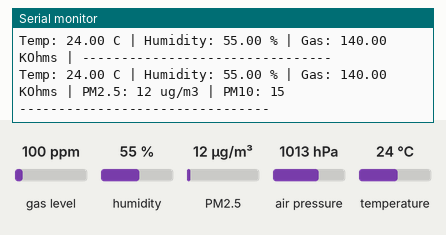
A sketch run on a simulated Arduino Uno, built with avr-gcc and run on an emulated ATmega328P. Parts: the last lines printed to the serial monitor. Inputs (shaded band) come from the test bench; at power-on: gas level 100 ppm, humidity 55 %, PM2.5 12 µg/m³, temperature 24 °C, air pressure 1013 hPa.

Above: at 4.1 s.
4.2 s: gas level set to 20 ppm
At 6.61 s:
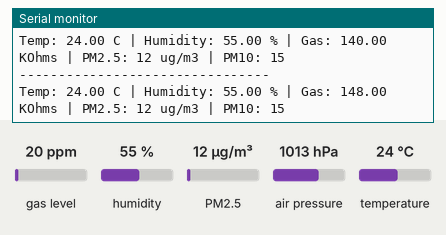
8.3 s: humidity set to 22 %
At 10.6 s:
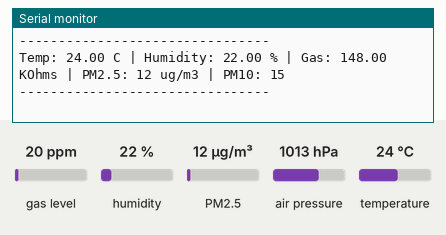
12.4 s: PM2.5 set to 6 µg/m³
At 14.5 s:
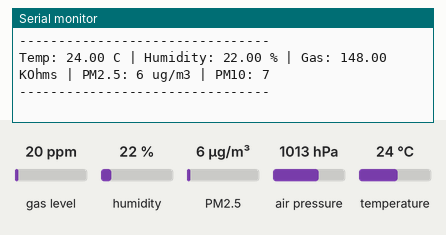
16.5 s: temperature set to 12 °C
At 19.8 s:
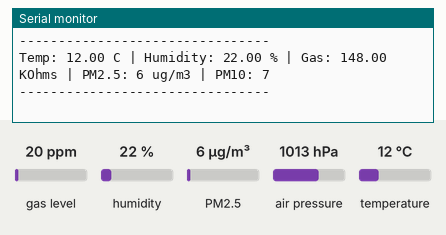

Measured:
- after the input at 4.2 s, the serial monitor: prints a new line after 2.3 s (image 1)
- after the input at 8.3 s, the serial monitor: prints a new line after 1.5 s (image 2)
- after the input at 12.4 s, the serial monitor: prints a new line after 0.56 s (image 3)
- after the input at 16.5 s, the serial monitor: prints a new line after 2.9 s (image 4)

The sketch:

sketch_feb7b.ino
```cpp
#include <Wire.h>
#include <Adafruit_Sensor.h>
#include <Adafruit_BME680.h>
#include <SoftwareSerial.h>
#include <PMS.h>

#define SEALEVELPRESSURE_HPA (1013.25)

// BME680
Adafruit_BME680 bme;

// PMS5003
SoftwareSerial pmsSerial(10, 11);
PMS pms(pmsSerial);
PMS::DATA data;

void setup() {
  Serial.begin(9600);
  pmsSerial.begin(9600);

  if (!bme.begin()) {
    Serial.println("BME680 not found");
    while (1);
  }

  bme.setGasHeater(320, 150);
  Serial.println("BME680 + PMS5003 started");
}

void loop() {

  // ---- BME680 ----
  if (bme.performReading()) {
    Serial.print("Temp: ");
    Serial.print(bme.temperature);
    Serial.print(" C | ");

    Serial.print("Humidity: ");
    Serial.print(bme.humidity);
    Serial.print(" % | ");

    Serial.print("Gas: ");
    Serial.print(bme.gas_resistance / 1000);
    Serial.print(" KOhms | ");
  }

  // ---- PMS5003 ----
  if (pms.read(data)) {
    Serial.print("PM2.5: ");
    Serial.print(data.PM_AE_UG_2_5);
    Serial.print(" ug/m3 | ");

    Serial.print("PM10: ");
    Serial.println(data.PM_AE_UG_10_0);
  }

  Serial.println("--------------------------------");
  delay(3000);
}
```
